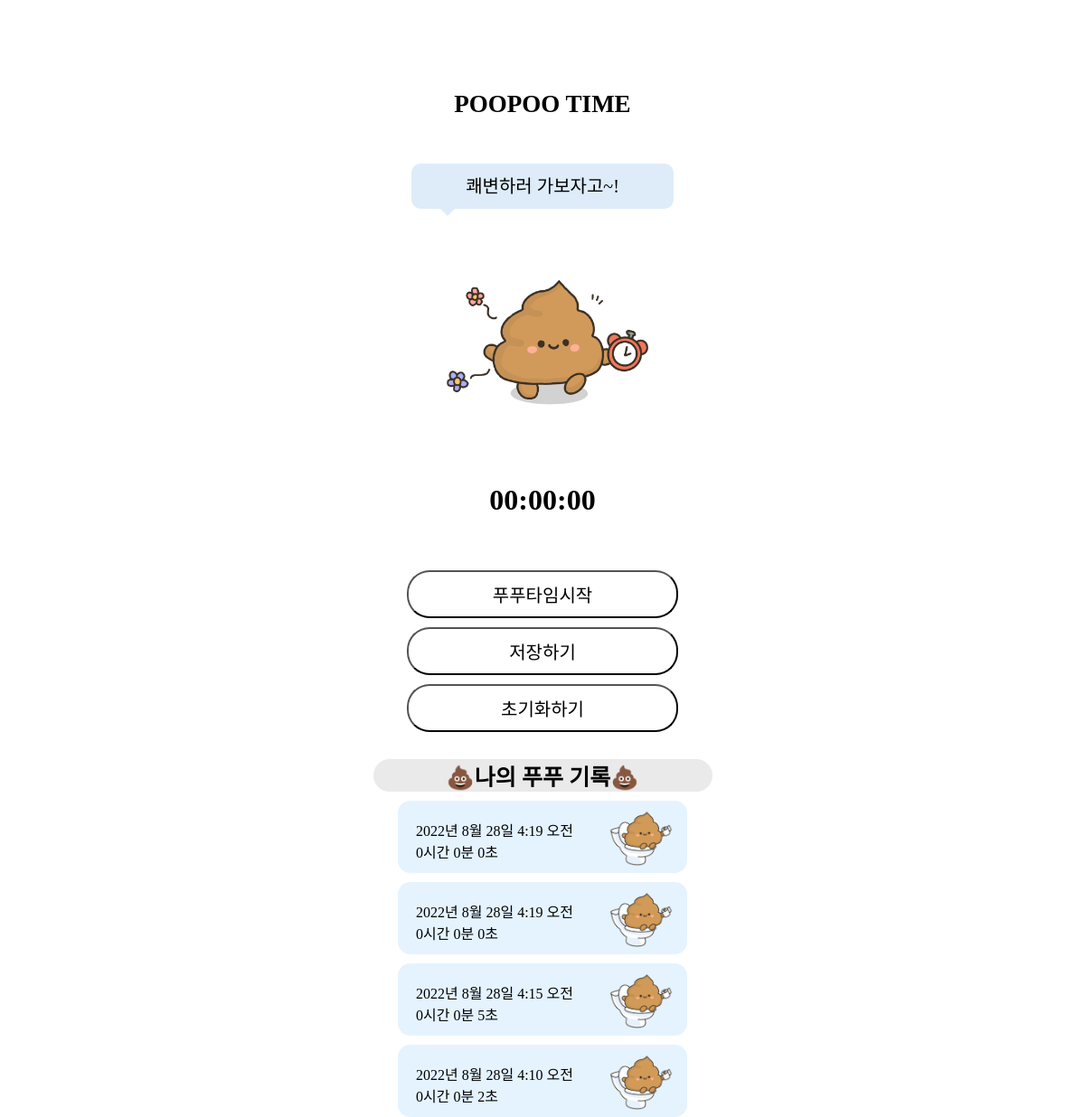
/, run on an earlier commit of the app's database.
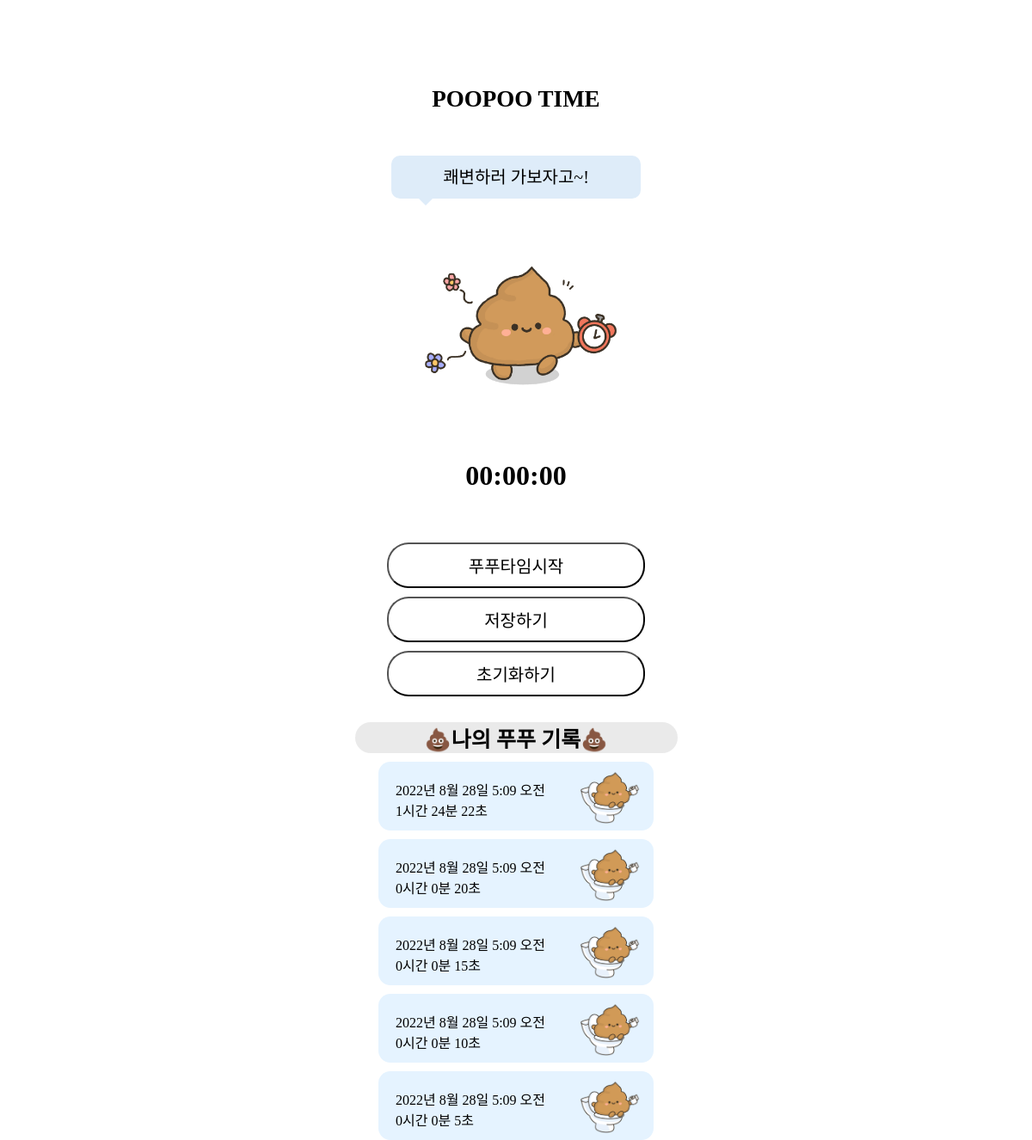
And on a later commit of the database.
### recordApp/models.py (models this page shows)
class Post(models.Model):
    date = models.DateTimeField(auto_now_add = True)
    hour = models.IntegerField(null=True)
    minute = models.IntegerField(null=True)
    sec = models.IntegerField(null=True)

### poopooApp/views.py (the view)
# urls.py: 2. Add a URL to urlpatterns:  path('', views.home, name='home')
def home(req):
    posts = Post.objects.filter().order_by('-date')
    return render(req, 'home.html', {'posts':posts})

### poopooApp/templates/home.html (shortened to what this page needs)
{% load static %}
<!DOCTYPE html>
<html lang="en">
<head>
  <link href="{% static 'css/home.css' %}" rel="stylesheet" type="text/css" />
</head>
<body>
  <div style="text-align: center">
    <section>
      <h1 class="title"> POOPOO TIME </h1>
      <div class="balloon">
        <p>쾌변하러 가보자고~!</p>
      </div>
      <div>
        <img class="main_pic" src="{% static 'img/main2.png' %}" />
      </div>
    </section>
    <h1>
      <span id="hour">00</span>:<span id="min">00</span>:<span id="sec">00</span>
    </h1>
    <button onclick="testClick()" class="w-btn w-btn-green" id="start">푸푸타임시작</button>
    <button class="w-btn w-btn-indigo" id="stop">저장하기</button>
    <button class="w-btn w-btn-indigo" id="clear">초기화하기</button>
  </div>
  <div id='record'>💩나의 푸푸 기록💩</div>
  <div>
    {% for post in posts %}
    <div class="date1">
      <a href="{% url 'detail' post.id %}">
        <div class='box'>
          <div class='left'>
            <p>{{ post.date }}</p>
            <p>{{ post.hour }}시간 {{ post.minute }}분 {{ post.sec}}초</p>
          </div>
          <div class='right'>
            <img id="icon" src="{% static 'img/sp1.png'%}">
          </div>
        </div>
      </div>
    </div>
    {% endfor %}
</body>
</html>

### static/css/home.css (style rules this page uses)
* { margin: 0; }
body { max-width: 375px; max-height: 1185px; text-align: center; margin: auto; }
.title { margin-top:100px; font-size: 27px; padding:0; }
button { margin-top: 59px; font-size: 20px; padding: 10px 50px; background-color: white; border-radius: 25px; transition: background-color .5s; }
.balloon { position: relative; margin: 50px auto 0; width: 290px; line-height: 50px; background: #DEECF9; border-radius: 10px; font-size: 20px; }
.balloon:after { border-top: 10px solid #DEECF9; border-left: 10px solid transparent; border-right: 10px solid transparent; border-bottom: 0px solid transparent; content: ""; position: absolute; top: 48px; left: 30px; }
.date1 { background-color: #E5F3FF; border-radius: 14px; height: 60px; }
.box { display: flex; }
#icon { width:70px; }
.left { padding:0px; margin-top: 10px; margin-left: 10px; }
.right { margin-left: 40px; }
.main_pic { width: 300px; }
#clear { margin-top: 10px; }
#stop { margin-top: 10px; }
button { width: 300px; }
.date1 { width:300px; text-align: left; margin-top: 10px; margin-bottom:0px; padding: 10px; margin:10px auto 0 auto; }
#record { margin-top: 30px; font-size: 25px; font-weight: bold; padding:15px auto 15px auto; background-color: #EAEAEA; border-radius: 25px; }
a { text-decoration: none; color: black; }

What changed in the data, as far as the page shows it:
removed Post: date "2022년 8월 28일 4:19 오전", hour "0", minute "0", sec "0"
removed Post: date "2022년 8월 28일 4:19 오전", hour "0", minute "0", sec "0"
removed Post: date "2022년 8월 28일 4:15 오전", hour "0", minute "0", sec "5"
removed Post: date "2022년 8월 28일 4:10 오전", hour "0", minute "0", sec "2"
added Post: date "2022년 8월 28일 5:09 오전", hour "1", minute "24", sec "22"
added Post: date "2022년 8월 28일 5:09 오전", hour "0", minute "0", sec "20"
added Post: date "2022년 8월 28일 5:09 오전", hour "0", minute "0", sec "15"
added Post: date "2022년 8월 28일 5:09 오전", hour "0", minute "0", sec "10"
added Post: date "2022년 8월 28일 5:09 오전", hour "0", minute "0", sec "5"
